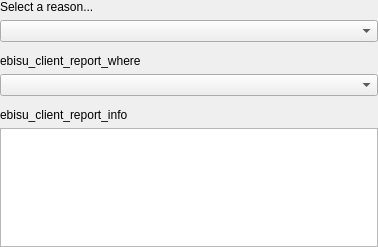
<?xml version="1.0" encoding="UTF-8"?>
<ui version="4.0">
 <class>ReportUserWidget</class>
 <widget class="QWidget" name="ReportUserWidget">
  <property name="geometry">
   <rect>
    <x>0</x>
    <y>0</y>
    <width>378</width>
    <height>247</height>
   </rect>
  </property>
  <property name="windowTitle">
   <string>Form</string>
  </property>
  <layout class="QVBoxLayout" name="verticalLayout_3">
   <property name="leftMargin">
    <number>0</number>
   </property>
   <property name="topMargin">
    <number>0</number>
   </property>
   <property name="rightMargin">
    <number>0</number>
   </property>
   <property name="bottomMargin">
    <number>0</number>
   </property>
   <item>
    <layout class="QVBoxLayout" name="verticalLayout">
     <item>
      <widget class="Origin::UIToolkit::OriginLabel" name="reportReasonLabel">
       <property name="text">
        <string>Select a reason...</string>
       </property>
      </widget>
     </item>
     <item>
      <widget class="Origin::UIToolkit::OriginDropdown" name="reportReasonDropdown"/>
     </item>
    </layout>
   </item>
   <item>
    <spacer name="verticalSpacer_2">
     <property name="orientation">
      <enum>Qt::Vertical</enum>
     </property>
     <property name="sizeType">
      <enum>QSizePolicy::Fixed</enum>
     </property>
     <property name="sizeHint" stdset="0">
      <size>
       <width>20</width>
       <height>6</height>
      </size>
     </property>
    </spacer>
   </item>
   <item>
    <layout class="QVBoxLayout" name="verticalLayout_2">
     <item>
      <widget class="Origin::UIToolkit::OriginLabel" name="reportWhereLabel">
       <property name="text">
        <string>ebisu_client_report_where</string>
       </property>
      </widget>
     </item>
     <item>
      <widget class="Origin::UIToolkit::OriginDropdown" name="reportWhereDropdown"/>
     </item>
    </layout>
   </item>
   <item>
    <spacer name="verticalSpacer_3">
     <property name="orientation">
      <enum>Qt::Vertical</enum>
     </property>
     <property name="sizeType">
      <enum>QSizePolicy::Fixed</enum>
     </property>
     <property name="sizeHint" stdset="0">
      <size>
       <width>20</width>
       <height>6</height>
      </size>
     </property>
    </spacer>
   </item>
   <item>
    <layout class="QVBoxLayout" name="verticalLayout_4">
     <property name="leftMargin">
      <number>0</number>
     </property>
     <property name="topMargin">
      <number>0</number>
     </property>
     <property name="rightMargin">
      <number>0</number>
     </property>
     <property name="bottomMargin">
      <number>0</number>
     </property>
     <item>
      <widget class="Origin::UIToolkit::OriginLabel" name="reportInfoLabel">
       <property name="text">
        <string>ebisu_client_report_info</string>
       </property>
      </widget>
     </item>
     <item>
      <widget class="QPlainTextEdit" name="reportInfoText"/>
     </item>
    </layout>
   </item>
  </layout>
 </widget>
 <customwidgets>
  <customwidget>
   <class>Origin::UIToolkit::OriginLabel</class>
   <extends>QLabel</extends>
   <header>originlabel.h</header>
  </customwidget>
  <customwidget>
   <class>Origin::UIToolkit::OriginDropdown</class>
   <extends>QComboBox</extends>
   <header>origindropdown.h</header>
  </customwidget>
 </customwidgets>
 <resources/>
 <connections/>
</ui>
